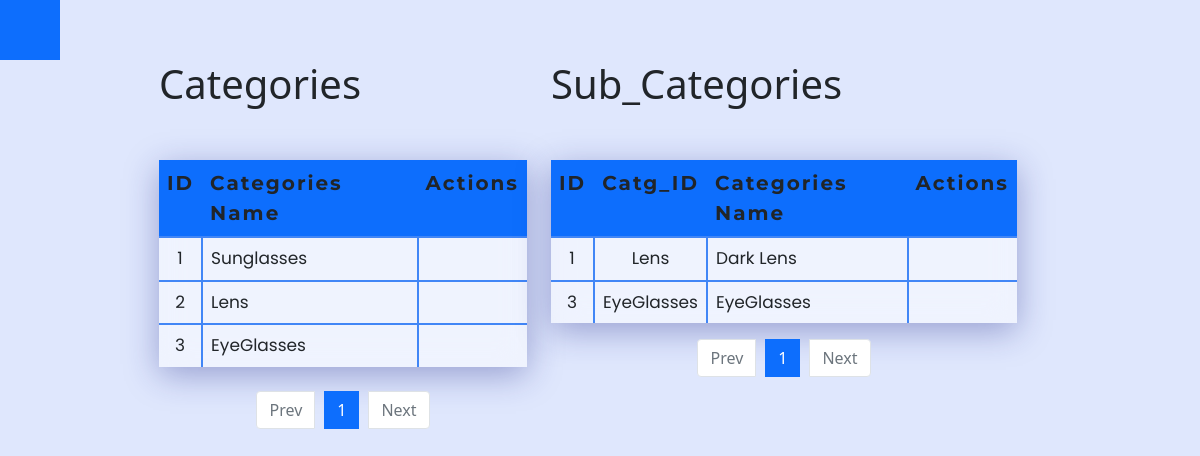
Screenshot of /admin/dashboard.php (signed in) with the database file from the repository.
### tables this page shows
CREATE TABLE `categories` (
  `ID` int(11) NOT NULL,
  `Categories_name` varchar(255) NOT NULL,
  `totalSub_catg` int(11) NOT NULL
);

CREATE TABLE `sub_categories` (
  `ID` int(11) NOT NULL,
  `Catg_ID` int(255) NOT NULL,
  `totalProducts` int(11) NOT NULL,
  `Sub_catg_name` varchar(255) NOT NULL
);

### dbh/conn.php (called while the page is built, shortened)
<?php
function ENC($string, $action = 'encrypt')
{
  $encrypt_method = "AES-256-CBC";
  $secret_key = 'ZvOLdaDY4222yxiAVQuD3xg9bjbJ';
  $secret_iv = 'B7hm482C0zj';
  $key = hash('sha256', $secret_key);
  $iv = substr(hash('sha256', $secret_iv), 0, 16);
  if ($action == 'encrypt') {
    $output = openssl_encrypt($string, $encrypt_method, $key, 0, $iv);
    $output = base64_encode($output);
  } else if ($action == 'decrypt') {
    $output = openssl_decrypt(base64_decode($string), $encrypt_method, $key, 0, $iv);
  }
  return $output;
}

### admin/dashboard.php (the view, shortened to what this page needs)
<?php
 include_once '../dbh/conn.php';
 if(!isset($_SESSION['role'])){
    header("Location: ../login.php");
 }else{
?>
    <!DOCTYPE html>
    <html lang="en">
    <head>
        <link rel="stylesheet" href="../css/dash.css" />
        <link href="https://cdn.jsdelivr.net/npm/bootstrap@5.0.2/dist/css/bootstrap.min.css" rel="stylesheet" />
    </head>
    <body class="h-100">
        <div class="main h-100" style="background-color: #dfe7fd;">
        <?php
        include_once '../includes/slidebar.php';
        ?>
            <div class="container-fluid">
                <div class="row w-100 d-flex align-items-start justify-content-center">
                    <div class="col-lg-4 col-md-9 col-sm-10 col-11 ">
                        <p class="h1">Categories</p>
                        <div class="buttons">
                            <button class="ms-3 outterbutton insert"><i class="fal fa-plus-circle align-middle"></i></button>
                        </div>
                        <table class="table " cellspacing="0">
                            <tr class="bg-primary">
                                <th class="text-center">ID</th>
                                <th>Categories Name</th>
                                <th>Actions</th>
                            </tr>
                            <?php
                            if(isset($_GET['page'])){
                                $page = $_GET['page'];
                            }else{
                                $page = 1;
                            }
                            $limit = 6;
                            $offset = ($page - 1) * $limit;
                            $sql = "SELECT * FROM categories LIMIT {$offset},{$limit};";
                            $result = mysqli_query($conn,$sql) or die("Query Unsuccessfull".$sql);
                            if(mysqli_num_rows($result) > 0){
                                while($rows = mysqli_fetch_assoc($result)){
                            ?>
                            <tr>
                                <td class="text-center align-middle"><?php echo $rows['ID']?></td>
                                <td class="text-start align-middle"><?php echo ENC($rows['Categories_name'],'decrypt')?></td>
                                <td class="d-flex justify-content-center">
                                    <form action="../operations/delete.php" method="POST" class="delete-form ms-2">
                                        <button name="delete_catg" value="submit" class="innerbutton"><i class="far fa-eraser delete"></i></button>
                                    </form>
                                </td>
                            </tr>
                            <?php
                                }
                            }else if(mysqli_num_rows($result) == 0){
                                $sql1 = "ALTER TABLE categories AUTO_INCREMENT = 1;";
                                mysqli_query($conn,$sql1) or die("Query Unsuccessfull");
                            }
                            ?>
                        </table>
                        <?php
                        $sql1 = "SELECT * FROM categories;";
                        $result1 = mysqli_query($conn,$sql1) or die("Query Unsuccessfull");
                        if(mysqli_num_rows($result1) > 0){
                            $totalrecords = mysqli_num_rows($result1);
                            $totalpages = ceil($totalrecords / $limit);
                            echo'<nav aria-label="Page navigation example">
                            <ul class="pagination mt-4 mb-5 justify-content-center">';
                            if($page > 1){
                                echo '<li class="page-item active"><a class="page-link" href="dashboard.php?page='.($page - 1).'">Prev</a></li>';
                            }else{
                                echo '<li class="page-item disabled" ><a class="page-link" href="#">Prev</a></li>';
                            }
                            for($i = 1; $i <= $totalpages; $i++){
                                if($page == $i){
                                    $active = 'active';
                                }else{
                                    $active = '';
                                }
                                echo '<li class="page-item '.$active.'"><a class="page-link" href="dashboard.php?page='.$i.'">'.$i.'</a></li>';
                            }
                            if($page < $totalpages){
                                echo '<li class="page-item active"><a class="page-link" href="dashboard.php?page='.($page + 1).'">Next</a></li>';
                            }else{
                                echo '<li class="page-item disabled" ><a class="page-link" href="#">Next</a></li>';
                            }
                            echo '   </ul>
                            </nav>';
                        }
                        ?>
                    </div>
                    <div class="col-lg-5 col-md-10 col-sm-11 col-11 mt-lg-0 mt-5 t2-overflow">
                        <p class="h1">Sub_Categories</p>
                        <div class="buttons">
                            <button class="ms-3 outterbutton insert2"><i class="fal fa-plus-circle align-middle"></i></button>
                        </div>
                        <table class="table">
                            <tr class="bg-primary">
                                <th class="text-center">ID</th>
                                <th class="text-center">Catg_ID</th>
                                <th>Categories Name</th>
                                <th>Actions</th>
                            </tr>
                            <?php
                            if(isset($_GET['pageb'])){
                                $pageb = $_GET['pageb'];
                            }else{
                                $pageb = 1;
                            }
                            $limit1 = 6;
                            $offset1 = ($pageb - 1) * $limit1;
                            $sql = "SELECT
                            sc.ID as sub_id,
                            c.ID as catg_id,
                            sc.Sub_catg_name,
                            c.Categories_name
                            FROM
                            sub_categories sc
                            INNER JOIN categories c
                            ON sc.catg_ID = c.ID
                            LIMIT {$offset1},{$limit1};";
                            $result = mysqli_query($conn,$sql);
                            if(mysqli_num_rows($result) > 0){
                                while($rows = mysqli_fetch_assoc($result)){
                            ?>
                            <tr>
                                <td class="text-center align-middle"><?php echo $rows['sub_id']?></td>
                                <td class="text-center align-middle"><?php echo ENC($rows['Categories_name'],'decrypt')?></td>
                                <td class="text-start align-middle"><?php echo ENC($rows['Sub_catg_name'],'decrypt')?></td>
                                <td class="d-flex justify-content-center">
                                    <form action="../operations/delete.php" method="POST" class="delete-form ms-2">
                                        <button name="delete_sub_catg" value="submit" class="innerbutton"><i class="far fa-eraser delete"></i></button>
                                    </form>
                                </td>
                            </tr>
                            <?php
                                }
                            }else if(mysqli_num_rows($result) == 0){
                                $sql1 = "ALTER TABLE sub_categories AUTO_INCREMENT = 1;";
                                mysqli_query($conn,$sql1) or die("Query Unsuccessfull");
                            }
                            ?>
                        </table>
                         <?php
                        $sql1 = "SELECT * FROM sub_categories;";
                        $result1 = mysqli_query($conn,$sql1) or die("Query Unsuccessfull");
                        if(mysqli_num_rows($result1) > 0){
                            $totalrecords1 = mysqli_num_rows($result1);
                            $totalpages1 = ceil($totalrecords1 / $limit1);
                            echo'<nav aria-label="Page navigation example">
                            <ul class="pagination justify-content-center">';
                            if($pageb > 1){
                                echo '<li class="page-item active"><a class="page-link" href="dashboard.php?pageb='.($pageb - 1).'">Prev</a></li>';
                            }else{
                                echo '<li class="page-item disabled" ><a class="page-link" href="#">Prev</a></li>';
                            }
                            for($i = 1; $i <= $totalpages1; $i++){
                                if($pageb == $i){
                                    $active = 'active';
                                }else{
                                    $active = '';
                                }
                                echo '<li class="page-item '.$active.'"><a class="page-link" href="dashboard.php?pageb='.$i.'">'.$i.'</a></li>';
                            }
                            if($pageb < $totalpages1){
                                echo '<li class="page-item active"><a class="page-link" href="dashboard.php?pageb='.($pageb + 1).'">Next</a></li>';
                            }else{
                                echo '<li class="page-item disabled" ><a class="page-link" href="#">Next</a></li>';
                            }
                            echo '   </ul>
                            </nav>';
                        }
                        ?>
                    </div>
                </div>
            </div>
    </body>
    </html>
    <?php
    }
    ?>

### css/dash.css (style rules this page uses)
table { overflow-y: auto; margin: 20px auto; background: rgba(255, 255, 255, 0.5); box-shadow: 0 8px 32px 0 rgb(31 38 135 / 37%); backdrop-filter: blur(15px); -webkit-backdrop-filter: blur(15px); border-collapse: collapse !important; }
th { padding: 10px; text-transform: capitalize; font-family: cursive; font-family: "Montserrat", sans-serif; font-size: 20px; background-color: #4186f6; letter-spacing: 2px; }
tr:not(:last-child) { border-bottom: 2px solid #4186f6 !important; }
.table>:not(caption)>*>* { border-bottom-width: 0 !important; }
td { padding: 10px; text-align: center; font-size: 17px; font-family: "Poppins", sans-serif; font-weight: 400; max-width: 260px; word-wrap: break-word; }
td:not(:last-child) { border-right: 2px solid #4186f6; }
.pagination>li.active { background-color: #4186f6; }
.page-item:not(:last-child) { margin-right: 10px; }
.outterbutton { border: none; background: transparent; font-size: 25px; cursor: pointer; }
.outterbutton:first-child { color: #0dbe0d; font-size: 28px; }
.innerbutton { text-decoration: none; color: black; border: none; cursor: pointer; background: transparent; text-align: center; font-size: 22px; }
.innerbutton:last-child { color: red; }
@media (min-width:1000px) { html { height: 100vh; } }

### rows the page displays
categories: ID "1", Categories_name "Sunglasses"
categories: ID "2", Categories_name "Lens"
categories: ID "3", Categories_name "EyeGlasses"
sub_categories: ID "1", Catg_ID.Categories_name "Lens", Sub_catg_name "Dark Lens"
sub_categories: ID "3", Catg_ID.Categories_name "EyeGlasses", Sub_catg_name "EyeGlasses"
